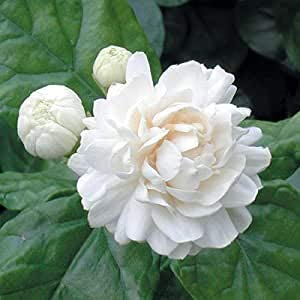
#> input picture jasmine.jpg, 300 x 300 px
$ python ImageMasking.py
#> lines starting #> are read from the running program, lines starting #| are printed output that depends on the picture; after the words box and inside, x2 and y2 are one past the last pixel; in counts of white or black regions, pixels touching at a corner belong together
import cv2 as cv
import numpy as np

# size of mask should be of same size as our image
img = cv.imread("jasmine.jpg")
#> img is the input picture: shape (300, 300, 3); mean B, G, R 114.9, 131.9, 112.5
cv.imshow("original", img)

blank = np.zeros(img.shape[:2], dtype = 'uint8')
cv.imshow("blank image", blank)

mask = cv.circle(blank, (img.shape[1]//2+15, img.shape[0]//2), 90, 255, -1)
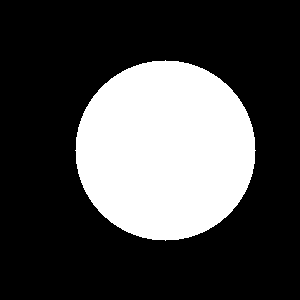
#> blank: shape (300, 300); 28.3% white; 1 white region, box (x1, y1, x2, y2) and area: (75, 60, 256, 241) 25445
cv.imshow("masked image", mask)

masked = cv.bitwise_and(img, img, mask = mask)
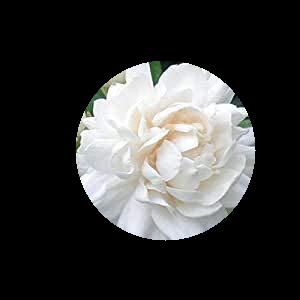
#> masked: shape (300, 300, 3); mean B, G, R 58, 58.8, 58.8
cv.imshow("masked image", masked)

cv.waitKey(0)

$ run again, with 2023-02-15-09-44-10-639.jpg copied over jasmine.jpg
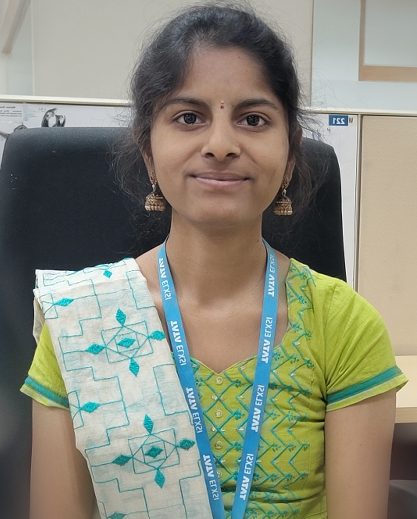
#> input picture 2023-02-15-09-44-10-639.jpg, 417 x 519 px
#> img is the input picture: shape (519, 417, 3); mean B, G, R 120.8, 136.9, 135.9
#> `mask = cv.circle(blank, (img.shape[1]//2+15, img.shape[0]//2), 90, 255..`:
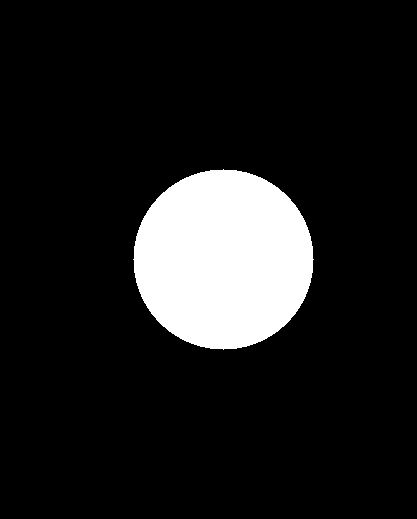
#> blank: shape (519, 417); 11.8% white; 1 white region, box (x1, y1, x2, y2) and area: (133, 169, 314, 350) 25445
#> `masked = cv.bitwise_and(img, img, mask = mask)`:
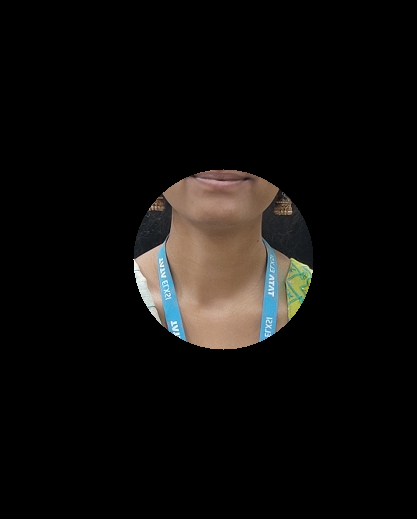
#> masked: shape (519, 417, 3); mean B, G, R 12.2, 13.9, 15.6
